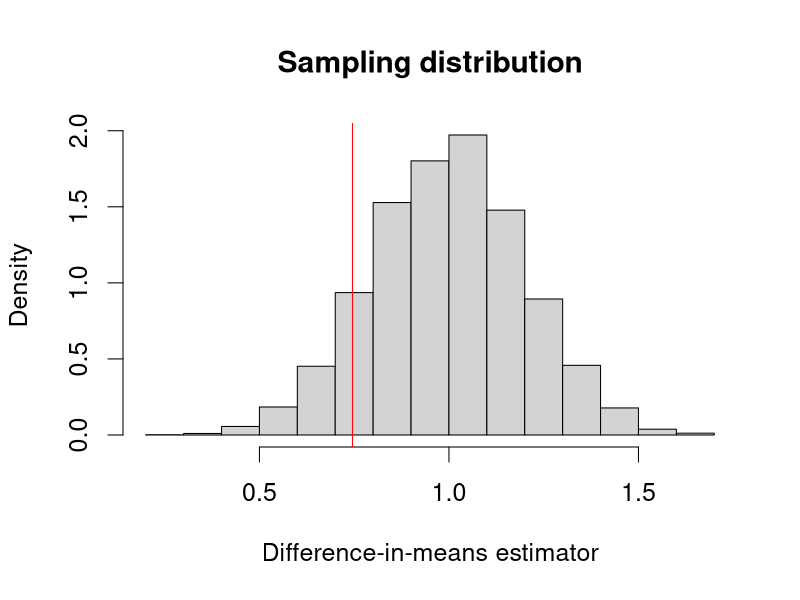
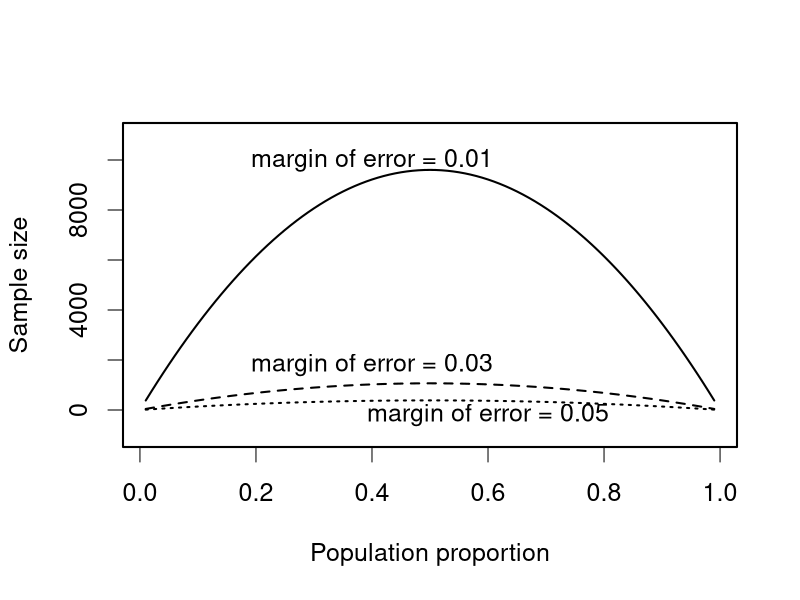

Recreate these plots in R, in order. (Note: this script raises an error after producing the figures.)
## ---- chunk 1
##### Chapter 7: Uncertainty
## ---- chunk 2
## simulation parameters
n <- 100 # sample size
mu0 <- 0 # mean of Y_i(0)
sd0 <- 1 # standard deviation of Y_i(0)
mu1 <- 1 # mean of Y_i(1)
sd1 <- 1 # standard deviation of Y_i(1)

## generate a sample
Y0 <- rnorm(n, mean = mu0, sd = sd0)
Y1 <- rnorm(n, mean = mu1, sd = sd1)
tau <- Y1 - Y0 # individual treatment effect
## true value of the sample average treatment effect
SATE <- mean(tau)
SATE

## repeatedly conduct randomized controlled trials
sims <- 5000 # repeat 5,000 times, we could do more
diff.means <- rep(NA, sims)  # container

for (i in 1:sims) {
    ## randomize the treatment by sampling of a vector of 0's and 1's
    treat <- sample(c(rep(1, n / 2), rep(0, n / 2)), size = n, replace = FALSE)
    ## difference-in-means
    diff.means[i] <- mean(Y1[treat == 1]) - mean(Y0[treat == 0])
}

## estimation error for SATE
est.error <- diff.means - SATE
summary(est.error)

## PATE simulation
PATE <- mu1 - mu0
diff.means <- rep(NA, sims)
for (i in 1:sims) {
    ## generate a sample for each simulation: this used to be outside of loop
    Y0 <- rnorm(n, mean = mu0, sd = sd0)
    Y1 <- rnorm(n, mean = mu1, sd = sd1)
    treat <- sample(c(rep(1, n / 2), rep(0, n / 2)), size = n, replace = FALSE)
    diff.means[i] <- mean(Y1[treat == 1]) - mean(Y0[treat == 0])
}

## estimation error for PATE
est.error <- diff.means - PATE

## unbiased
summary(est.error)
## ---- chunk 3
par(cex = 1.5)
hist(diff.means, freq = FALSE, xlab = "Difference-in-means estimator",
     main = "Sampling distribution")
abline(v = SATE, col = "red") # true value of SATE
text(0.6, 2.4, "true SATE", col = "red")

sd(diff.means)
sqrt(mean((diff.means - SATE)^2))

## PATE simulation with standard error
sims <- 5000
diff.means <- se <- rep(NA, sims)  # container for standard error added
for (i in 1:sims) {
    ## generate a sample
    Y0 <- rnorm(n, mean = mu0, sd = sd0)
    Y1 <- rnorm(n, mean = mu1, sd = sd1)
    ## randomize the treatment by sampling of a vector of 0's and 1's
    treat <- sample(c(rep(1, n / 2), rep(0, n / 2)), size = n, replace = FALSE)
    diff.means[i] <- mean(Y1[treat == 1]) - mean(Y0[treat == 0])
    ## standard error
    se[i] <- sqrt(var(Y1[treat == 1]) / (n / 2) + var(Y0[treat == 0]) / (n / 2))
}

## standard deviation of difference-in-means
sd(diff.means)
## mean of standard errors
mean(se)
## ---- chunk 4
n <- 1000 # sample size
x.bar <- 0.6 # point estimate
s.e. <- sqrt(x.bar * (1 - x.bar) / n) # standard error
## 99% confidence intervals
c(x.bar - qnorm(0.995) * s.e., x.bar + qnorm(0.995) * s.e.)
## 95% confidence intervals
c(x.bar - qnorm(0.975) * s.e., x.bar + qnorm(0.975) * s.e.)
## 90% confidence intervals
c(x.bar - qnorm(0.95) * s.e., x.bar + qnorm(0.95) * s.e.)

## empty container matrices for 2 sets of confidence intervals
ci95 <- ci90 <- matrix(NA, ncol = 2, nrow = sims)
## 95 percent confidence intervals
ci95[, 1] <- diff.means - qnorm(0.975) * se # lower limit
ci95[, 2] <- diff.means + qnorm(0.975) * se # upper limit

## 90 percent confidence intervals
ci90[, 1] <- diff.means - qnorm(0.95) * se # lower limit
ci90[, 2] <- diff.means + qnorm(0.95) * se # upper limit

## coverage rate for 95% confidence interval
mean(ci95[, 1] <= 1 & ci95[, 2] >= 1)
## coverage rate for 90% confidence interval
mean(ci90[, 1] <= 1 & ci90[, 2] >= 1)

p <- 0.6 # true parameter value
n <- c(50, 100, 1000) # 3 sample sizes to be examined
alpha <- 0.05
sims <- 5000 # number of simulations
results <- rep(NA, length(n)) # a container for results

## loop for different sample sizes
for (i in 1:length(n)) {
    ci.results <- rep(NA, sims) # a container for whether CI includes truth
    ## loop for repeated hypothetical survey sampling
    for (j in 1:sims) {
        data <- rbinom(n[i], size = 1, prob = p) # simple random sampling
        x.bar <- mean(data) # sample proportion as an estimate
        s.e. <- sqrt(x.bar * (1 - x.bar) / n[i]) # standard errors
        ci.lower <- x.bar - qnorm(1 - alpha/2) * s.e.
        ci.upper <- x.bar + qnorm(1 - alpha/2) * s.e.
        ci.results[j] <- (p >= ci.lower) & (p <= ci.upper)
    }
    ## proportion of CIs that contain the true value
    results[i] <- mean(ci.results)
}
results
## ---- chunk 5
par(cex = 1.5, lwd = 2)
MoE <- c(0.01, 0.03, 0.05)  # the desired margin of error
p <- seq(from = 0.01, to = 0.99, by = 0.01)
n <- 1.96^2 * p * (1 - p) / MoE[1]^2
plot(p, n, ylim = c(-1000, 11000), xlab = "Population proportion",
     ylab = "Sample size", type = "l")
lines(p, 1.96^2 * p * (1 - p) / MoE[2]^2, lty = "dashed")
lines(p, 1.96^2 * p * (1 - p) / MoE[3]^2, lty = "dotted")
text(0.4, 10000, "margin of error = 0.01")
text(0.4, 1800, "margin of error = 0.03")
text(0.6, -200, "margin of error = 0.05")

## election and polling results, by state
data(pres08)
data(polls08)

## convert to a Date object
polls08$middate <- as.Date(polls08$middate)
## number of days to the election day
polls08$DaysToElection <- as.Date("2008-11-04") - polls08$middate

## create a matrix place holder
poll.pred <- matrix(NA, nrow = 51, ncol = 3)

## state names which the loop will iterate through
st.names <- unique(pres08$state)
## add labels for easy interpretation later on
row.names(poll.pred) <- as.character(st.names)

## loop across 50 states plus DC
for (i in 1:51){
    ## subset the ith state
    state.data <- subset(polls08, subset = (state == st.names[i]))
    ## subset the latest polls within the state
    latest <- state.data$DaysToElection == min(state.data$DaysToElection)
    ## compute the mean of latest polls and store it
    poll.pred[i, 1] <- mean(state.data$Obama[latest]) / 100
}

## upper and lower confidence limits
n <- 1000 # sample size
alpha <- 0.05
s.e. <- sqrt(poll.pred[, 1] * (1 - poll.pred[, 1]) / n) # standard error
poll.pred[, 2] <- poll.pred[, 1] - qnorm(1 - alpha/2) * s.e.
poll.pred[, 3] <- poll.pred[, 1] + qnorm(1 - alpha/2) * s.e.

par(cex = 1.5)
alpha <- 0.05
plot(pres08$Obama / 100, poll.pred[, 1], xlim = c(0, 1), ylim = c(0, 1),
     xlab = "Obama's vote share", ylab = "Poll prediction")
abline(0, 1)

## adding 95% confidence intervals for each state
for (i in 1:51) {
    lines(rep(pres08$Obama[i] / 100, 2), c(poll.pred[i, 2], poll.pred[i, 3]))
}
## proportion of confidence intervals that contain the election day outcome
mean((poll.pred[, 2] <= pres08$Obama / 100) &
         (poll.pred[, 3] >= pres08$Obama / 100))

## bias
bias <- mean(poll.pred[, 1] - pres08$Obama / 100)
bias

## bias corrected estimate
poll.bias <- poll.pred[, 1] - bias
## bias-corrected standard error
s.e.bias <- sqrt(poll.bias * (1 - poll.bias) / n)
## bias-corrected 95% confidence interval
ci.bias.lower <- poll.bias - qnorm(1 - alpha / 2) * s.e.bias
ci.bias.upper <- poll.bias + qnorm(1 - alpha / 2) * s.e.bias

## proportion of bias-corrected CIs that contain the election day outcome
mean((ci.bias.lower <= pres08$Obama / 100) &
         (ci.bias.upper >= pres08$Obama / 100))
## ---- chunk 6
par(cex = 1.5)
## read in data
data(STAR)
hist(STAR$g4reading[STAR$classtype == 1], freq = FALSE, xlim = c(500, 900),
     ylim = c(0, 0.01), main = "Small class",
     xlab = "Fourth-grade reading test score")
abline(v = mean(STAR$g4reading[STAR$classtype == 1], na.rm = TRUE),
       col = "red")

hist(STAR$g4reading[STAR$classtype == 2], freq = FALSE, xlim = c(500, 900),
     ylim = c(0, 0.01), main = "Regular class",
     xlab = "Fourth-grade reading test score")
abline(v = mean(STAR$g4reading[STAR$classtype == 2], na.rm = TRUE),
       col = "red")

## estimate and standard error for small class
n.small <- sum(STAR$classtype == 1 & !is.na(STAR$g4reading))
est.small <- mean(STAR$g4reading[STAR$classtype == 1], na.rm = TRUE)
se.small <- sd(STAR$g4reading[STAR$classtype == 1], na.rm = TRUE) /
    sqrt(n.small)
est.small
se.small

## estimate and standard error for regular class
n.regular <- sum(STAR$classtype == 2 & !is.na(STAR$classtype) &
                     !is.na(STAR$g4reading))
est.regular <- mean(STAR$g4reading[STAR$classtype == 2], na.rm = TRUE)
se.regular <- sd(STAR$g4reading[STAR$classtype == 2], na.rm = TRUE) /
    sqrt(n.regular)
est.regular
se.regular

alpha <- 0.05
## 95% confidence intervals for small class
ci.small <- c(est.small - qnorm(1 - alpha / 2) * se.small,
              est.small + qnorm(1 - alpha / 2) * se.small)
ci.small

## 95% confidence intervals for regular class
ci.regular <- c(est.regular - qnorm(1 - alpha / 2) * se.regular,
                est.regular + qnorm(1 - alpha / 2) * se.regular)
ci.regular

## difference-in-means estimator
ate.est <- est.small - est.regular
ate.est

## standard error and 95% confidence interval
ate.se <- sqrt(se.small^2 + se.regular^2)
ate.se

ate.ci <- c(ate.est - qnorm(1 - alpha / 2) * ate.se,
            ate.est + qnorm(1 - alpha / 2) * ate.se)
ate.ci
## ---- chunk 7
## 95% CI for small class
c(est.small - qt(0.975, df = n.small - 1) * se.small,
  est.small + qt(0.975, df = n.small - 1) * se.small)

## 95% CI based on the central limit theorem
ci.small

## 95% CI for regular class
c(est.regular - qt(0.975, df = n.regular - 1) * se.regular,
  est.regular + qt(0.975, df = n.regular - 1) * se.regular)

## 95% CI based on the central limit theorem
ci.regular

t.ci <- t.test(STAR$g4reading[STAR$classtype == 1],
               STAR$g4reading[STAR$classtype == 2])
t.ci
## ---- chunk 8
## truth: enumerate the number of assignment combinations
true <- c(choose(4, 0) * choose(4, 4),
          choose(4, 1) * choose(4, 3),
          choose(4, 2) * choose(4, 2),
          choose(4, 3) * choose(4, 1),
          choose(4, 4) * choose(4, 0))
true

## compute probability: divide it by the total number of events
true <- true / sum(true)
## number of correctly classified cups as labels
names(true) <- c(0, 2, 4, 6, 8)
true

## simulations
sims <- 1000
## lady's guess: M stands for `Milk first,' T stands for `Tea first'
guess <- c("M", "T", "T", "M", "M", "T", "T", "M")
correct <- rep(NA, sims) # place holder for number of correct guesses
for (i in 1:sims) {
    ## randomize which cups get Milk/Tea first
    cups <- sample(c(rep("T", 4), rep("M", 4)), replace = FALSE)
    correct[i] <- sum(guess == cups) # number of correct guesses
}
## estimated probability for each number of correct guesses
prop.table(table(correct))
## comparison with analytical answers; the differences are small
prop.table(table(correct)) - true
## ---- chunk 9
## all correct
x <- matrix(c(4, 0, 0, 4), byrow = TRUE, ncol = 2, nrow = 2)
## six correct
y <- matrix(c(3, 1, 1, 3), byrow = TRUE, ncol = 2, nrow = 2)

## `M' milk first, `T' tea first
rownames(x) <- colnames(x) <- rownames(y) <- colnames(y) <- c("M", "T")
x
y

## one-sided test for 8 correct guesses
fisher.test(x, alternative = "greater")

## two-sided test for 6 correct guesses
fisher.test(y)
## ---- chunk 10
n <- 1018
x.bar <- 550 / n
se <- sqrt(0.5 * 0.5 / n) # standard deviation of sampling distribution

## upper red area in the figure
upper <- pnorm(x.bar, mean = 0.5, sd = se, lower.tail = FALSE)

## lower red area in the figure; identical to the upper area
lower <- pnorm(0.5 - (x.bar - 0.5), mean = 0.5, sd = se)

## two-side p-value
upper + lower

2 * upper

## one-sided p-value
upper

z.score <- (x.bar - 0.5) / se
z.score

pnorm(z.score, lower.tail = FALSE) # one-sided p-value
2 * pnorm(z.score, lower.tail = FALSE) # two-sided p-value

## 99% confidence interval contains 0.5
c(x.bar - qnorm(0.995) * se, x.bar + qnorm(0.995) * se)

## 95% confidence interval does not contain 0.5
c(x.bar - qnorm(0.975) * se, x.bar + qnorm(0.975) * se)

## no continuity correction to get the same p-value as above
prop.test(550, n = n, p = 0.5, correct = FALSE)

## with continuity correction
prop.test(550, n = n, p = 0.5)
prop.test(550, n = n, p = 0.5, conf.level = 0.99)

## two-sided one-sample t-test
t.test(STAR$g4reading, mu = 710)
## ---- chunk 11
## one-sided p-value
pnorm(-abs(ate.est), mean = 0, sd = ate.se)
## two-sided p-value
2 * pnorm(-abs(ate.est), mean = 0, sd = ate.se)

## testing the null of zero average treatment effect
t.test(STAR$g4reading[STAR$classtype == 1],
       STAR$g4reading[STAR$classtype == 2])

data(resume)

## organize the data in tables
x <- table(resume$race, resume$call)
x

## one-sided test
prop.test(x, alternative = "greater")

## sample size
n0 <- sum(resume$race == "black")
n1 <- sum(resume$race == "white")

## sample proportions
p <- mean(resume$call) # overall
p0 <- mean(resume$call[resume$race == "black"]) # black
p1 <- mean(resume$call[resume$race == "white"]) # white

## point estimate
est <- p1 - p0
est

## standard error
se <- sqrt(p * (1 - p) * (1 / n0 + 1 / n1))
se

## z-statistic
zstat <- est / se
zstat

## one-sided p-value
pnorm(-abs(zstat))

prop.test(x, alternative = "greater", correct = FALSE)
## ---- chunk 12
## set the parameters
n <- 250
p.star <- 0.48 # data generating process
p <- 0.5 # null value
alpha <- 0.05

## critical value
cr.value <- qnorm(1 - alpha / 2)

## standard errors under the hypothetical data generating process
se.star <- sqrt(p.star * (1 - p.star) / n)

## standard error under the null
se <- sqrt(p * (1 - p) / n)

## power
pnorm(p - cr.value * se, mean = p.star, sd = se.star) +
    pnorm(p + cr.value * se, mean = p.star, sd = se.star, lower.tail = FALSE)

## parameters
n1 <- 500
n0 <- 500
p1.star <- 0.05
p0.star <- 0.1

## overall call back rate as a weighted average
p <- (n1 * p1.star + n0 * p0.star) / (n1 + n0)
## standard error under the null
se <- sqrt(p * (1 - p) * (1 / n1 + 1 / n0))
## standard error under the hypothetical data generating process
se.star <- sqrt(p1.star * (1 - p1.star) / n1 + p0.star * (1 - p0.star) / n0)

pnorm(-cr.value * se, mean = p1.star - p0.star, sd = se.star) +
    pnorm(cr.value * se, mean = p1.star - p0.star, sd = se.star,
          lower.tail = FALSE)

power.prop.test(n = 500, p1 = 0.05, p2 = 0.1, sig.level = 0.05)
power.prop.test(p1 = 0.05, p2 = 0.1, sig.level = 0.05, power = 0.9)
power.t.test(n = 100, delta = 0.25, sd = 1, type = "one.sample")
power.t.test(power = 0.9, delta = 0.25, sd = 1, type = "one.sample")
power.t.test(delta = 0.25, sd = 1, type = "two.sample",
             alternative = "one.sided", power = 0.9)
## ---- chunk 13
data(minwage)

## compute proportion of full employment before minimum wage increase
minwage$fullPropBefore <- minwage$fullBefore /
    (minwage$fullBefore + minwage$partBefore)

## same thing after minimum wage increase
minwage$fullPropAfter <- minwage$fullAfter /
    (minwage$fullAfter + minwage$partAfter)

## an indicator for NJ: 1 if it's located in NJ and 0 if in PA
minwage$NJ <- ifelse(minwage$location == "PA", 0, 1)

fit.minwage <- lm(fullPropAfter ~ -1 + NJ + fullPropBefore +
                      wageBefore + chain, data = minwage)

## regression result
fit.minwage

fit.minwage1 <- lm(fullPropAfter ~ NJ + fullPropBefore +
                       wageBefore + chain, data = minwage)
fit.minwage1

predict(fit.minwage, newdata = minwage[1, ])
predict(fit.minwage1, newdata = minwage[1, ])
## ---- chunk 14
data(women, package = "qss")
fit.women <- lm(water ~ reserved, data = women)
summary(fit.women)

confint(fit.women) # 95% confidence intervals

summary(fit.minwage)

## confidence interval just for the `NJ' variable
confint(fit.minwage)["NJ", ]
## ---- chunk 15
## load the data and subset them into two parties
data(MPs)
MPs.labour <- subset(MPs, subset = (party == "labour"))
MPs.tory <- subset(MPs, subset = (party == "tory"))

## two regressions for labour: negative and positive margin
labour.fit1 <- lm(ln.net ~ margin,
                  data = MPs.labour[MPs.labour$margin < 0, ])
labour.fit2 <- lm(ln.net ~ margin,
                  data = MPs.labour[MPs.labour$margin > 0, ])

## two regressions for tory: negative and positive margin
tory.fit1 <- lm(ln.net ~ margin, data = MPs.tory[MPs.tory$margin < 0, ])
tory.fit2 <- lm(ln.net ~ margin, data = MPs.tory[MPs.tory$margin > 0, ])

## tory party: prediction at the threshold
tory.y0 <- predict(tory.fit1, interval = "confidence",
                   newdata = data.frame(margin = 0))
tory.y0

tory.y1 <- predict(tory.fit2, interval = "confidence",
                   newdata = data.frame(margin = 0))
tory.y1

## range of predictors; min to 0 and 0 to max
y1.range <- seq(from = 0, to = min(MPs.tory$margin), by = -0.01)
y2.range <- seq(from = 0, to = max(MPs.tory$margin), by = 0.01)

## prediction using all the values
tory.y0 <- predict(tory.fit1, interval = "confidence",
                   newdata = data.frame(margin = y1.range))
tory.y1 <- predict(tory.fit2, interval = "confidence",
                   newdata = data.frame(margin = y2.range))

par(cex = 1.5)
## plotting the first regression with losers
plot(y1.range, tory.y0[, "fit"], type = "l", xlim = c(-0.5, 0.5),
     ylim = c(10, 15), xlab = "Margin of victory", ylab = "log net wealth")
abline(v = 0, lty = "dotted")
lines(y1.range, tory.y0[, "lwr"], lty = "dashed") # lower CI
lines(y1.range, tory.y0[, "upr"], lty = "dashed") # upper CI

## plotting the second regression with winners
lines(y2.range, tory.y1[, "fit"], lty = "solid")  # point estimates
lines(y2.range, tory.y1[, "lwr"], lty = "dashed") # lower CI
lines(y2.range, tory.y1[, "upr"], lty = "dashed") # upper CI

## re-compute the predicted value and return standard errors
tory.y0 <- predict(tory.fit1, interval = "confidence", se.fit = TRUE,
                   newdata = data.frame(margin = 0))
tory.y0

tory.y1 <- predict(tory.fit2, interval = "confidence", se.fit = TRUE,
                   newdata = data.frame(margin = 0))

## s.e. of the intercept is the same as s.e. of the predicted value
summary(tory.fit1)

## standard error
se.diff <- sqrt(tory.y0$se.fit^2 + tory.y1$se.fit^2)
se.diff

## point estimate
diff.est <- tory.y1$fit[1, "fit"] - tory.y0$fit[1, "fit"]
diff.est

## confidence interval
CI <- c(diff.est - se.diff * qnorm(0.975), diff.est + se.diff * qnorm(0.975))
CI

## hypothesis test
z.score <- diff.est / se.diff
p.value <- 2 * pnorm(abs(z.score), lower.tail = FALSE) # two-sided p-value
p.value
